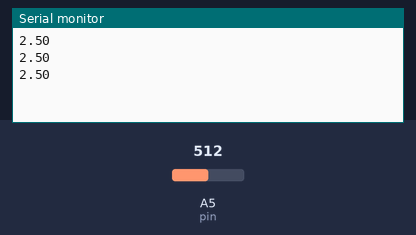
A sketch run on a simulated Arduino Uno, built with avr-gcc and run on an emulated ATmega328P. Parts: the last lines printed to the serial monitor. The inputs (shaded band) are chosen by the test bench; at power-on: A5 (pin) = 512.

Above: at 1.3 s.
1.4 s: A5 (pin) set to 716
At 1.9 s:
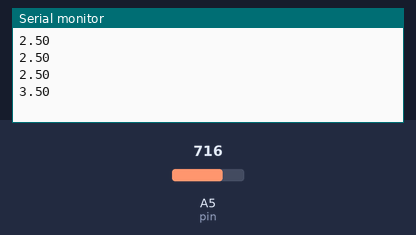
2.9 s: A5 (pin) set to 900
At 3.4 s:
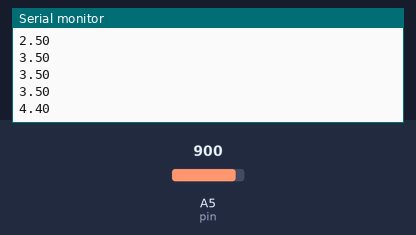
Timing chart, 0 to 5.9 s (numbered marks = the images above; inputs shaded):
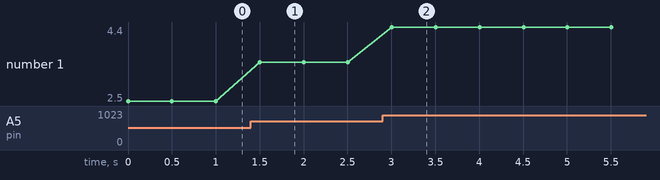

Measured:
- after the input at 1.4 s, the serial monitor: prints a new line after 0.10 s (image 1)
- after the input at 2.9 s, the serial monitor: prints a new line after 0.10 s (image 2)
- plotted number 1: 2.5 → 3.5 after the input at 1.4 s, 3.5 → 4.4 after the input at 2.9 s

The sketch:

potentiometer_adc.ino
```cpp
int pin= A5;
float calc=0;
void setup() {
  pinMode(pin, INPUT);
  Serial.begin(9600);
}
void loop() {
  calc=(5.0/1023.0)*analogRead(pin);
  Serial.println(calc); delay(500);
}
```
